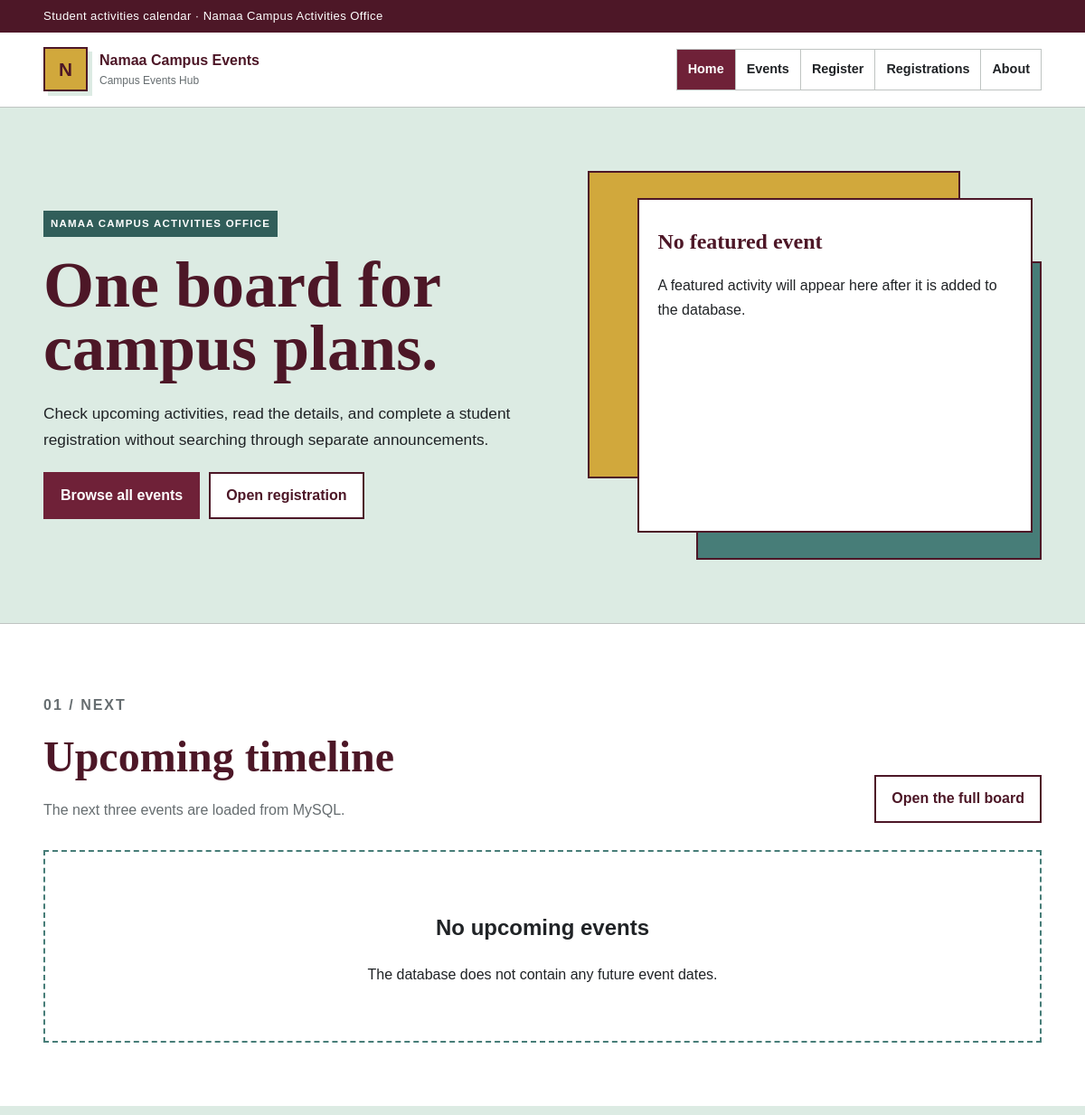
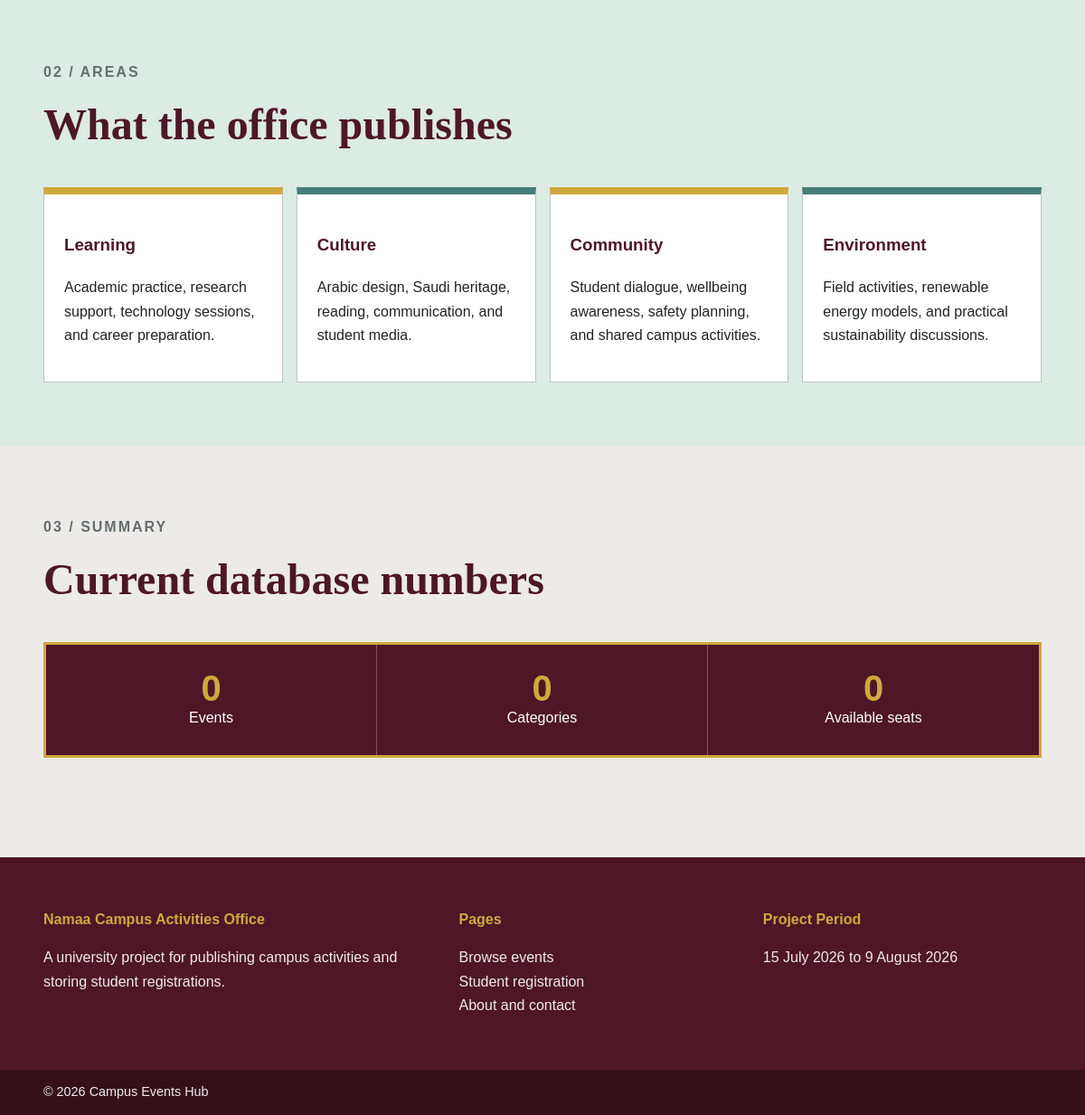
Before: / with the older database file (2 pictures, top to bottom).
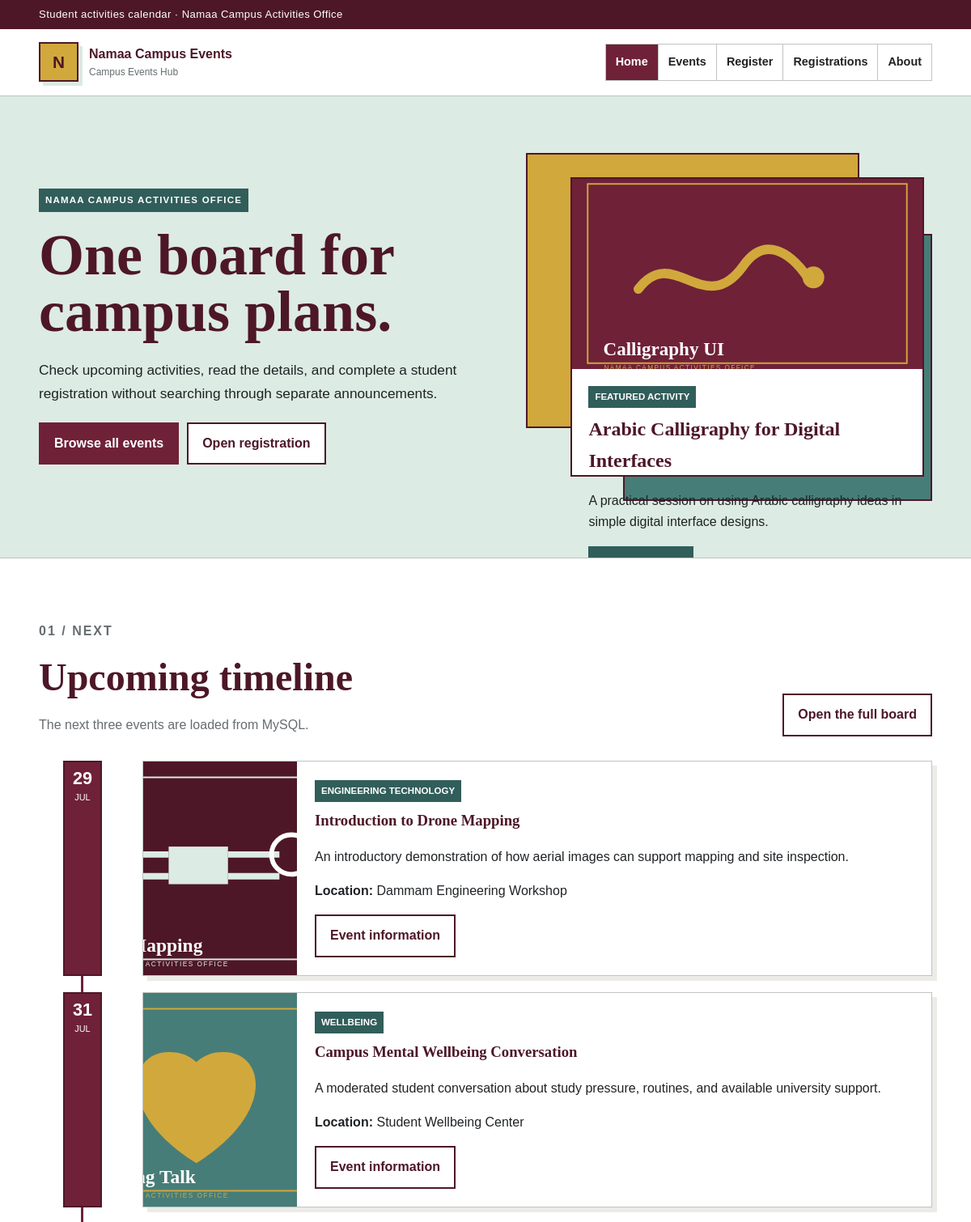
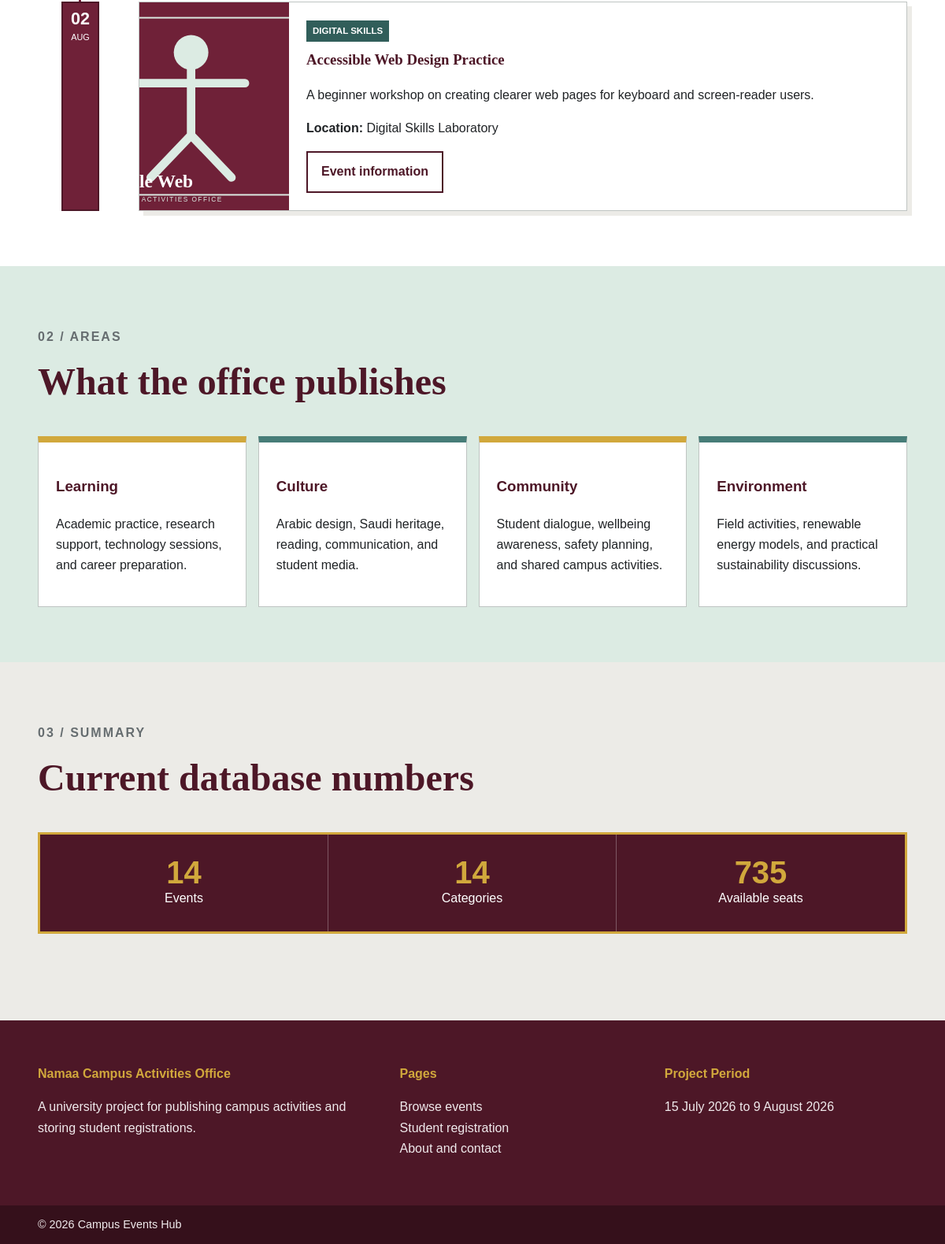
After: the same page with the newer database file (2 pictures, top to bottom).
### tables this page shows
CREATE TABLE events (
    id INT AUTO_INCREMENT PRIMARY KEY,
    title VARCHAR(150) NOT NULL,
    category VARCHAR(80) NOT NULL,
    event_date DATE NOT NULL,
    event_time TIME NOT NULL,
    location VARCHAR(150) NOT NULL,
    short_description VARCHAR(300) NOT NULL,
    full_description TEXT NOT NULL,
    image VARCHAR(180) NOT NULL,
    available_seats INT NOT NULL DEFAULT 0,
    organizer VARCHAR(150) NOT NULL,
    registration_deadline DATE NOT NULL,
    intended_audience VARCHAR(180) NOT NULL,
    featured TINYINT(1) NOT NULL DEFAULT 0
);

### index.php (the view, shortened to what this page needs)
<?php
require 'includes/db.php';
$featured = null;
$featuredResult = mysqli_query(
    $conn,
    "SELECT * FROM events
     WHERE featured = 1
     ORDER BY event_date ASC
     LIMIT 1"
);
if ($featuredResult) {
    $featured = mysqli_fetch_assoc($featuredResult);
}
$upcomingResult = mysqli_query(
    $conn,
    "SELECT * FROM events
     WHERE event_date >= CURDATE()
     ORDER BY event_date ASC, event_time ASC
     LIMIT 3"
);
$statsResult = mysqli_query(
    $conn,
    "SELECT
        COUNT(*) AS total_events,
        COUNT(DISTINCT category) AS total_categories,
        SUM(available_seats) AS total_seats
     FROM events"
);
$stats = $statsResult ? mysqli_fetch_assoc($statsResult) : null;
require 'includes/header.php';
?>
<section class="hero">
    <div class="shell hero-grid">
        <div class="hero-copy">
            <p class="eyebrow">Namaa Campus Activities Office</p>
            <h1>One board for campus plans.</h1>
            <p>
                Check upcoming activities, read the details, and complete a
                student registration without searching through separate announcements.
            </p>
            <div class="button-row">
                <a class="button" href="events.php">Browse all events</a>
                <a class="button button-light" href="register.php"> Open registration  </a>
            </div>
        </div>
        <aside class="hero-blocks" aria-label="Featured event">
            <?php if ($featured): ?>
            <article class="block-main">
                <img src="<?php echo htmlspecialchars($featured['image']); ?>"
                         alt="<?php echo htmlspecialchars($featured['title']); ?>">
                    <div class="block-content">
                        <span class="ticket">Featured activity</span>
                        <h2><?php echo htmlspecialchars($featured['title']); ?></h2>
                        <p><?php echo htmlspecialchars($featured['short_description']); ?></p>
                        <a class="button button-teal" href="event.php?id=<?php echo (int) $featured['id']; ?>">
                        </a>
                    </div>
                </article>
            <?php else: ?>
                <div class="block-main block-content">
                    <h2>No featured event</h2>
                    <p>A featured activity will appear here after it is added to the database.</p>
                </div>
            <?php endif; ?>
        </aside>
    </div>
</section>
<section class="section section-white">
    <div class="shell">
        <div class="section-heading">
            <div>
                <p class="section-code">01 / NEXT</p>
                <h2>Upcoming timeline</h2>
                <p>The next three events are loaded from MySQL.</p>
            </div>
            <a class="button button-light" href="events.php">Open the full board</a>
        </div>
         <?php if ($upcomingResult && mysqli_num_rows($upcomingResult) > 0): ?>
        <div class="timeline">
            <?php while ($event = mysqli_fetch_assoc($upcomingResult)): ?>
            <article class="timeline-item">
                <div class="timeline-date">
                    <strong><?php echo date('d', strtotime($event['event_date'])); ?></strong>
                            <span><?php echo date('M', strtotime($event['event_date'])); ?></span>
                </div>
                <div class="timeline-card">
                    <img src="<?php echo htmlspecialchars($event['image']); ?>"
                         alt="<?php echo htmlspecialchars($event['title']); ?>">
                    <div class="timeline-copy">
                        <span class="ticket"><?php echo htmlspecialchars($event['category']); ?></span>
                                <h3><?php echo htmlspecialchars($event['title']); ?></h3>
                                <p><?php echo htmlspecialchars($event['short_description']); ?></p>
                                <p><strong>Location:</strong> <?php echo htmlspecialchars($event['location']); ?></p>
                                <a class="button button-light" href="event.php?id=<?php echo (int) $event['id']; ?>">
                            Event information
                        </a>
                    </div>
                </div>
            </article>
         <?php endwhile; ?>
            </div>
        <?php else: ?>
            <div class="empty-state">
                <h2>No upcoming events</h2>
                <p>The database does not contain any future event dates.</p>
            </div>
        <?php endif; ?>
    </div>
</section>
<section class="section section-mint">
    <div class="shell">
        <div class="section-heading">
            <div>
                <p class="section-code">02 / AREAS</p>
                <h2>What the office publishes</h2>
            </div>
        </div>
        <div class="activity-grid">
            <article class="activity-card">
                <h3>Learning</h3>
                <p>Academic practice, research support, technology sessions, and career preparation.</p>
            </article>
            <article class="activity-card">
                <h3>Culture</h3>
                <p>Arabic design, Saudi heritage, reading, communication, and student media.</p>
            </article>
            <article class="activity-card">
                <h3>Community</h3>
                <p>Student dialogue, wellbeing awareness, safety planning, and shared campus activities.</p>
            </article>
            <article class="activity-card">
                <h3>Environment</h3>
                <p>Field activities, renewable energy models, and practical sustainability discussions.</p>
            </article>
        </div>
    </div>
</section>
<section class="section">
    <div class="shell">
        <div class="section-heading">
            <div>
                <p class="section-code">03 / SUMMARY</p>
                <h2>Current database numbers</h2>
            </div>
        </div>
        <div class="stats-panel">
            <div class="stat">
                <strong><?php echo $stats ? (int) $stats['total_events'] : 0; ?></strong>
                <span>Events</span>
            </div>
            <div class="stat">
                <strong><?php echo $stats ? (int) $stats['total_categories'] : 0; ?></strong>
                <span>Categories</span>
            </div>
            <div class="stat">
                <strong><?php echo $stats ? (int) $stats['total_seats'] : 0; ?></strong>
                <span>Available seats</span>
            </div>
        </div>
    </div>
</section>
<?php
require 'includes/footer.php';
?>

### includes/header.php (shortened to what this page needs)
<?php
$currentPage = basename($_SERVER['PHP_SELF']);
?>
<!DOCTYPE html>
<html lang="en">
<head>
    <link rel="stylesheet" href="css/style.css">
</head>
<body>
<div class="announcement">
    <div class="shell">
        <p>Student activities calendar · Namaa Campus Activities Office</p>
    </div>
</div>
<header class="site-header">
    <div class="shell header-row">
        <a class="brand" href="index.php" aria-label="Campus Events Hub home">
            <span class="brand-shape">N</span>
            <span>
                <strong>Namaa Campus Events</strong>
                <small>Campus Events Hub</small>
            </span>
        </a>
        <nav class="nav-box" aria-label="Main navigation">
            <a class="<?php echo $currentPage === 'index.php' ? 'active' : ''; ?>" href="index.php">Home</a>
            <a class="<?php echo in_array($currentPage, ['events.php', 'event.php']) ? 'active' : ''; ?>" href="events.php">Events</a>
            <a class="<?php echo $currentPage === 'register.php' ? 'active' : ''; ?>" href="register.php">Register</a>
            <a class="<?php echo $currentPage === 'registrations.php' ? 'active' : ''; ?>" href="registrations.php">Registrations</a>
            <a class="<?php echo $currentPage === 'about.php' ? 'active' : ''; ?>" href="about.php">About</a>
        </nav>
    </div>
</header>
<main>

### includes/footer.php
</main>
<footer class="site-footer">
    <div class="shell footer-grid">
        <section>
            <h2>Namaa Campus Activities Office</h2>
            <p>A university project for publishing campus activities and storing student registrations.</p>
        </section>
        <section>
            <h2>Pages</h2>
            <ul>
                <li><a href="events.php">Browse events</a></li>
                <li><a href="register.php">Student registration</a></li>
                <li><a href="about.php">About and contact</a></li>
            </ul>
        </section>
        <section>
            <h2>Project Period</h2>
            <p>15 July 2026 to 9 August 2026</p>
        </section>
    </div>
    <div class="footer-base">
        <div class="shell">
            <p>&copy; <?php echo date('Y'); ?> Campus Events Hub</p>
        </div>
    </div>
</footer>
</body>
</html>

Changed rows visible on the page:
added events: image (picture), title "Arabic Calligraphy for Digital Interfaces", short_description "A practical session on using Arabic calligraphy ideas in simple digital interface designs."
added events: event_date "29", event_date "JUL", image (picture), category "ENGINEERING TECHNOLOGY", title "Introduction to Drone Mapping", short_description "An introductory demonstration of how aerial images can support mapping and site inspection.", location "Dammam Engineering Workshop"
added events: event_date "31", event_date "JUL", image (picture), category "WELLBEING", title "Campus Mental Wellbeing Conversation", short_description "A moderated student conversation about study pressure, routines, and available university support.", location "Student Wellbeing Center"
added events: event_date "02", event_date "AUG", image (picture), category "DIGITAL SKILLS", title "Accessible Web Design Practice", short_description "A beginner workshop on creating clearer web pages for keyboard and screen-reader users.", location "Digital Skills Laboratory"
Other visible differences:
$stats['total_events']: "0" → "14"
$stats['total_categories']: "0" → "14"
$stats['total_seats']: "0" → "735"
text no longer shown: "No featured event A featured activity will appear here after it is added to the database. No upcoming events The database does not contain any future event dates."
text now shown: "FEATURED ACTIVITY"
